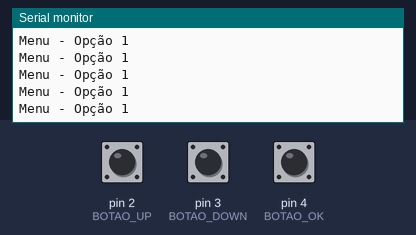
The sketch below on a simulated Arduino Uno, built with avr-gcc and run on an emulated ATmega328P. Shown: the last lines printed to the serial monitor. The test bench sets the inputs (shaded band); at power-on: pin 2 (BOTAO_UP) HIGH, pin 3 (BOTAO_DOWN) HIGH, pin 4 (BOTAO_OK) HIGH.

Above: at 1.2 s.
1.3 s: pin 2 (BOTAO_UP) pulled LOW for 0.15 s
At 1.9 s:
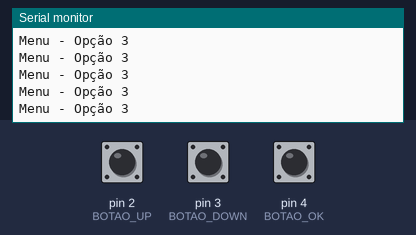
4.4 s: pin 3 (BOTAO_DOWN) pulled LOW for 0.15 s
At 5.1 s:
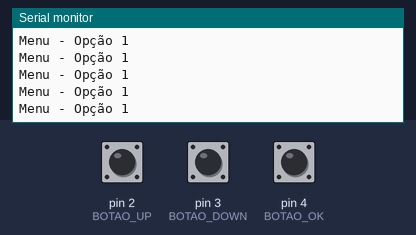
7.5 s: pin 4 (BOTAO_OK) pulled LOW for 0.15 s
At 8.4 s:
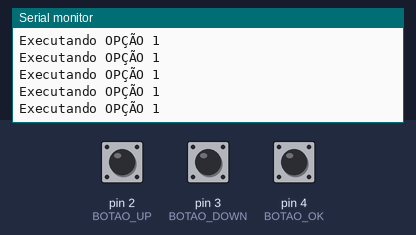
9.4 s: pin 4 (BOTAO_OK) pulled LOW for 1 s
At 10.3 s:
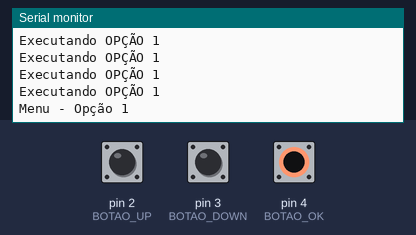
13.4 s: pin 2 (BOTAO_UP) pulled LOW for 1 s
At 14.5 s:
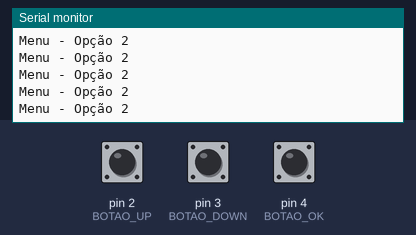
17.4 s: pin 3 (BOTAO_DOWN) pulled LOW for 1 s
At 18.3 s:
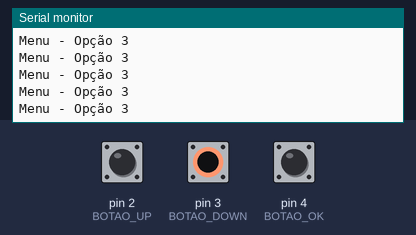
Timing chart, 0 to 20.4 s (numbered marks = the images above; inputs shaded):
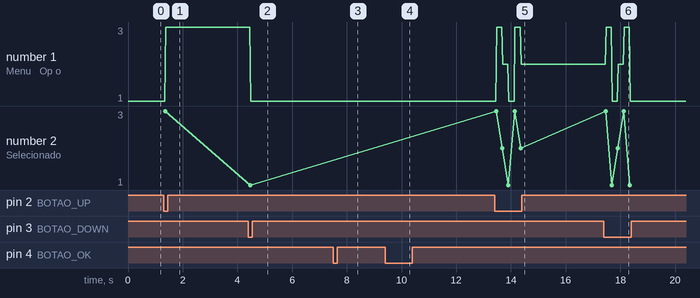

Measured:
- after the input at 1.3 s, the serial monitor: prints a new line after 0.07 s (image 1)
- after the input at 4.4 s, the serial monitor: prints a new line after 0.07 s (image 2)
- after the input at 7.5 s, the serial monitor: prints a new line after 0.06 s (image 3)
- after the input at 13.4 s, the serial monitor: prints a new line after 0.06 s (image 5)
- after the input at 17.4 s, the serial monitor: prints a new line after 0.06 s (image 6)
- plotted number 1: 1 → 3 after the input at 1.3 s, 3 → 1 after the input at 4.4 s, 1 → 2 after the input at 13.4 s, 2 → 1 after the input at 17.4 s
- plotted number 2: 3 → 1 after the input at 4.4 s, 1 → 2 after the input at 13.4 s, 2 → 1 after the input at 17.4 s

The sketch:

MaquinaDeEstadosProjetoSintetizador.ino
```cpp
// Botões
const int BOTAO_UP = 2;
const int BOTAO_DOWN = 3;
const int BOTAO_OK = 4;

// Estado do sistema
enum Estado {
  MENU,
  OPCAO1,
  OPCAO2,
  OPCAO3
};

Estado estadoAtual = MENU;
int opcaoSelecionada = 0;
const int totalOpcoes = 3;

void setup() {
  Serial.begin(9600);

  pinMode(BOTAO_UP, INPUT_PULLUP);
  pinMode(BOTAO_DOWN, INPUT_PULLUP);
  pinMode(BOTAO_OK, INPUT_PULLUP);
}

void loop() {
  lerBotoes(); // Atualiza estado ou seleção
  executarEstado(); // Executa a lógica do estado atual
  delay(10); // Pequeno delay para estabilidade
}

void lerBotoes() {
  static unsigned long ultimoDebounce = 0;
  if (millis() - ultimoDebounce < 200) return; // debounce simples

  if (botaoPressionado(BOTAO_UP)) {
    if (estadoAtual == MENU) {
      opcaoSelecionada = (opcaoSelecionada - 1 + totalOpcoes) % totalOpcoes;
      Serial.print("Selecionado: ");
      Serial.println(opcaoSelecionada + 1);
    }
    ultimoDebounce = millis();
  }

  if (botaoPressionado(BOTAO_DOWN)) {
    if (estadoAtual == MENU) {
      opcaoSelecionada = (opcaoSelecionada + 1) % totalOpcoes;
      Serial.print("Selecionado: ");
      Serial.println(opcaoSelecionada + 1);
    }
    ultimoDebounce = millis();
  }

  if (botaoPressionado(BOTAO_OK)) {
    if (estadoAtual == MENU) {
      if (opcaoSelecionada == 0) estadoAtual = OPCAO1;
      else if (opcaoSelecionada == 1) estadoAtual = OPCAO2;
      else if (opcaoSelecionada == 2) estadoAtual = OPCAO3;
    } else {
      estadoAtual = MENU; // Volta ao menu ao pressionar OK fora do menu
    }
    ultimoDebounce = millis();
  }
}

void executarEstado() {
  if (estadoAtual == MENU) {
    exibirMenu();
  } else if (estadoAtual == OPCAO1) {
    executarOpcao1();
  } else if (estadoAtual == OPCAO2) {
    executarOpcao2();
  } else if (estadoAtual == OPCAO3) {
    executarOpcao3();
  }
}

void exibirMenu() {
  Serial.print("Menu - Opção ");
  Serial.println(opcaoSelecionada + 1);
}

void executarOpcao1() {
  Serial.println("Executando OPÇÃO 1");
}

void executarOpcao2() {
  Serial.println("Executando OPÇÃO 2");
}

void executarOpcao3() {
  Serial.println("Executando OPÇÃO 3");
}

bool botaoPressionado(int pino) {
  return digitalRead(pino) == LOW;
}
```
